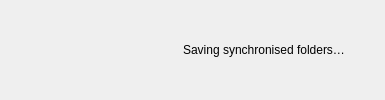
               <widget class="QWidget" name="pSavingSyncs">
                <property name="styleSheet">
                 <string notr="true"/>
                </property>
                <layout class="QHBoxLayout" name="horizontalLayout_33">
                 <property name="spacing">
                  <number>0</number>
                 </property>
                 <property name="leftMargin">
                  <number>0</number>
                 </property>
                 <property name="topMargin">
                  <number>0</number>
                 </property>
                 <property name="rightMargin">
                  <number>0</number>
                 </property>
                 <property name="bottomMargin">
                  <number>0</number>
                 </property>
                 <item>
                  <spacer name="horizontalSpacer_12">
                   <property name="orientation">
                    <enum>Qt::Horizontal</enum>
                   </property>
                   <property name="sizeHint" stdset="0">
                    <size>
                     <width>161</width>
                     <height>20</height>
                    </size>
                   </property>
                  </spacer>
                 </item>
                 <item>
                  <widget class="QWidget" name="wSavingSync" native="true">
                   <property name="sizePolicy">
                    <sizepolicy hsizetype="Preferred" vsizetype="Preferred">
                     <horstretch>0</horstretch>
                     <verstretch>0</verstretch>
                    </sizepolicy>
                   </property>
                   <property name="minimumSize">
                    <size>
                     <width>0</width>
                     <height>0</height>
                    </size>
                   </property>
                   <layout class="QHBoxLayout" name="horizontalLayout_30">
                    <property name="leftMargin">
                     <number>0</number>
                    </property>
                    <property name="topMargin">
                     <number>0</number>
                    </property>
                    <property name="rightMargin">
                     <number>0</number>
                    </property>
                    <property name="bottomMargin">
                     <number>0</number>
                    </property>
                    <item>
                     <widget class="QWidget" name="wContainerSpinning" native="true">
                      <property name="minimumSize">
                       <size>
                        <width>16</width>
                        <height>16</height>
                       </size>
                      </property>
                      <property name="maximumSize">
                       <size>
                        <width>16</width>
                        <height>16</height>
                       </size>
                      </property>
                      <widget class="QMacSpinningProgressIndicator" name="wSpinningIndicator" native="true">
                       <property name="geometry">
                        <rect>
                         <x>0</x>
                         <y>0</y>
                         <width>16</width>
                         <height>16</height>
                        </rect>
                       </property>
                       <property name="minimumSize">
                        <size>
                         <width>16</width>
                         <height>16</height>
                        </size>
                       </property>
                       <property name="maximumSize">
                        <size>
                         <width>16</width>
                         <height>16</height>
                        </size>
                       </property>
                       <property name="styleSheet">
                        <string notr="true"/>
                       </property>
                      </widget>
                     </widget>
                    </item>
                    <item>
                     <widget class="QLabel" name="lSavingSyncs">
                      <property name="maximumSize">
                       <size>
                        <width>16777215</width>
                        <height>16777215</height>
                       </size>
                      </property>
                      <property name="text">
                       <string>Saving synchronised folders…</string>
                      </property>
                     </widget>
                    </item>
                   </layout>
                  </widget>
                 </item>
                 <item>
                  <spacer name="horizontalSpacer_13">
                   <property name="orientation">
                    <enum>Qt::Horizontal</enum>
                   </property>
                   <property name="sizeHint" stdset="0">
                    <size>
                     <width>40</width>
                     <height>20</height>
                    </size>
                   </property>
                  </spacer>
                 </item>
                </layout>
               </widget>
